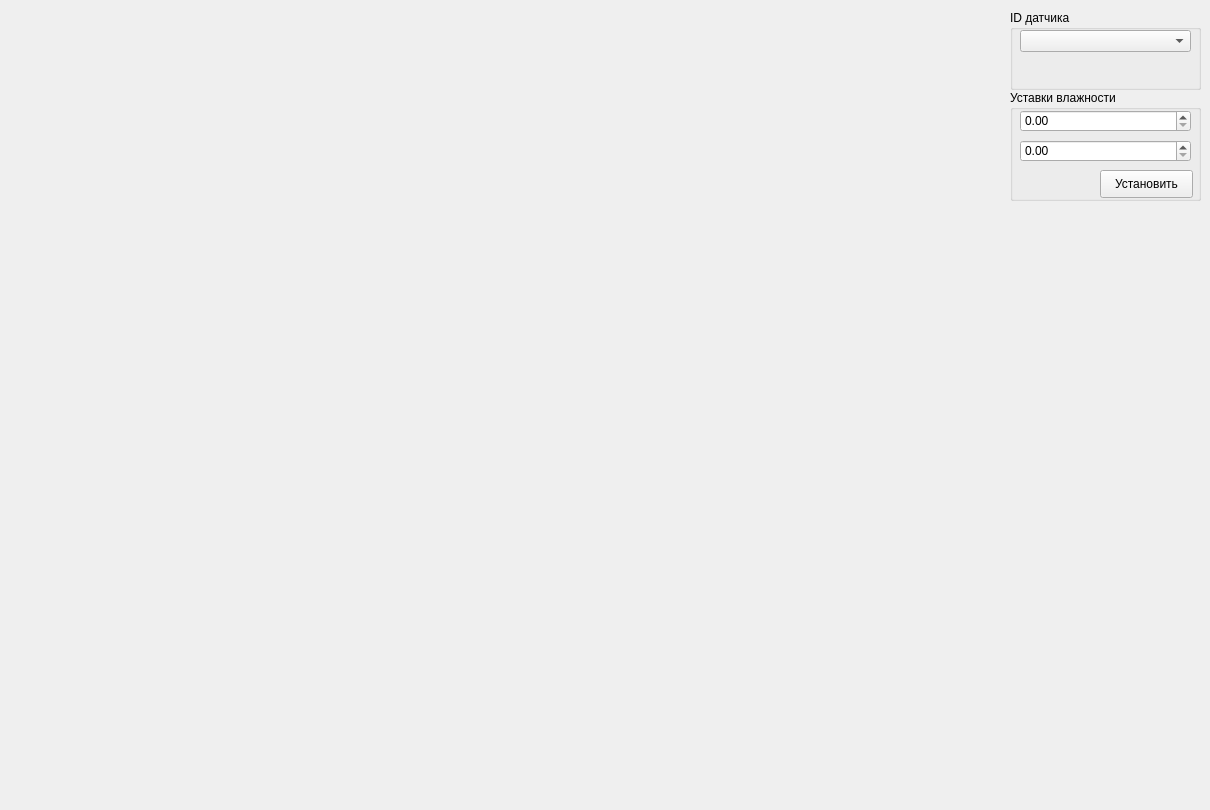
      <widget class="QWidget" name="tab_2">
       <attribute name="title">
        <string>График влажности</string>
       </attribute>
       <widget class="QCustomPlot" name="hum_plot" native="true">
        <property name="geometry">
         <rect>
          <x>30</x>
          <y>10</y>
          <width>971</width>
          <height>791</height>
         </rect>
        </property>
       </widget>
       <widget class="QGroupBox" name="groupBox_13">
        <property name="geometry">
         <rect>
          <x>1010</x>
          <y>10</y>
          <width>191</width>
          <height>80</height>
         </rect>
        </property>
        <property name="title">
         <string>ID датчика</string>
        </property>
        <widget class="QComboBox" name="combo_id_hum">
         <property name="geometry">
          <rect>
           <x>10</x>
           <y>20</y>
           <width>171</width>
           <height>22</height>
          </rect>
         </property>
        </widget>
       </widget>
       <widget class="QGroupBox" name="groupBox_14">
        <property name="geometry">
         <rect>
          <x>1010</x>
          <y>90</y>
          <width>191</width>
          <height>111</height>
         </rect>
        </property>
        <property name="title">
         <string>Уставки влажности</string>
        </property>
        <widget class="QDoubleSpinBox" name="SpinBoxHumMIN">
         <property name="geometry">
          <rect>
           <x>10</x>
           <y>20</y>
           <width>171</width>
           <height>22</height>
          </rect>
         </property>
        </widget>
        <widget class="QDoubleSpinBox" name="SpinBoxHumMAX">
         <property name="geometry">
          <rect>
           <x>10</x>
           <y>50</y>
           <width>171</width>
           <height>22</height>
          </rect>
         </property>
        </widget>
        <widget class="QPushButton" name="set_hum_state">
         <property name="geometry">
          <rect>
           <x>90</x>
           <y>80</y>
           <width>93</width>
           <height>28</height>
          </rect>
         </property>
         <property name="text">
          <string>Установить</string>
         </property>
        </widget>
       </widget>
      </widget>
